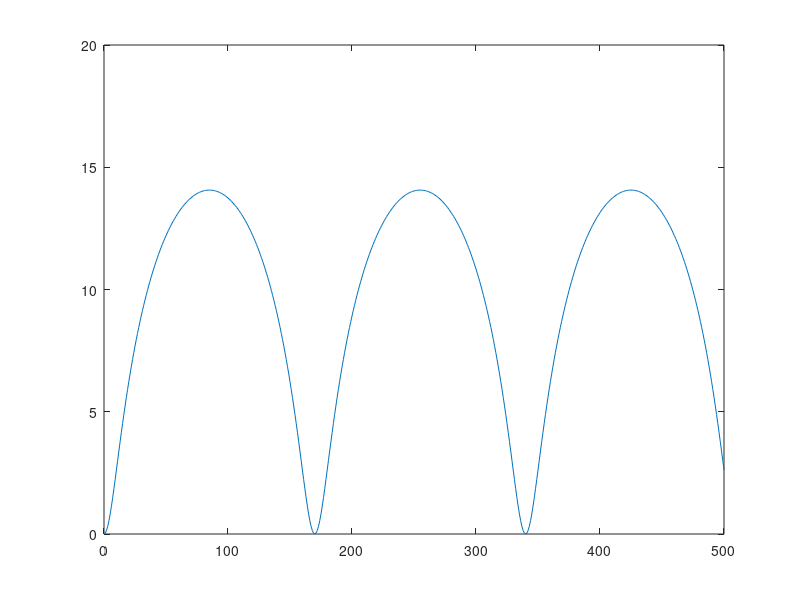

This chart was generated by the following MATLAB code:
% A silencer mechanism of acoustics, plotted:

s1 = 0.5 * 10^-4
s2 = 5 * 10^-4
c = 340
l = 1
f = [0:1:500]


df = 10*log10(1 + (((s1/(2*s2)) - (s2/(2*s1)))^2) * sin(((2*pi*f)/c)*l).^2)

plot(f,df)